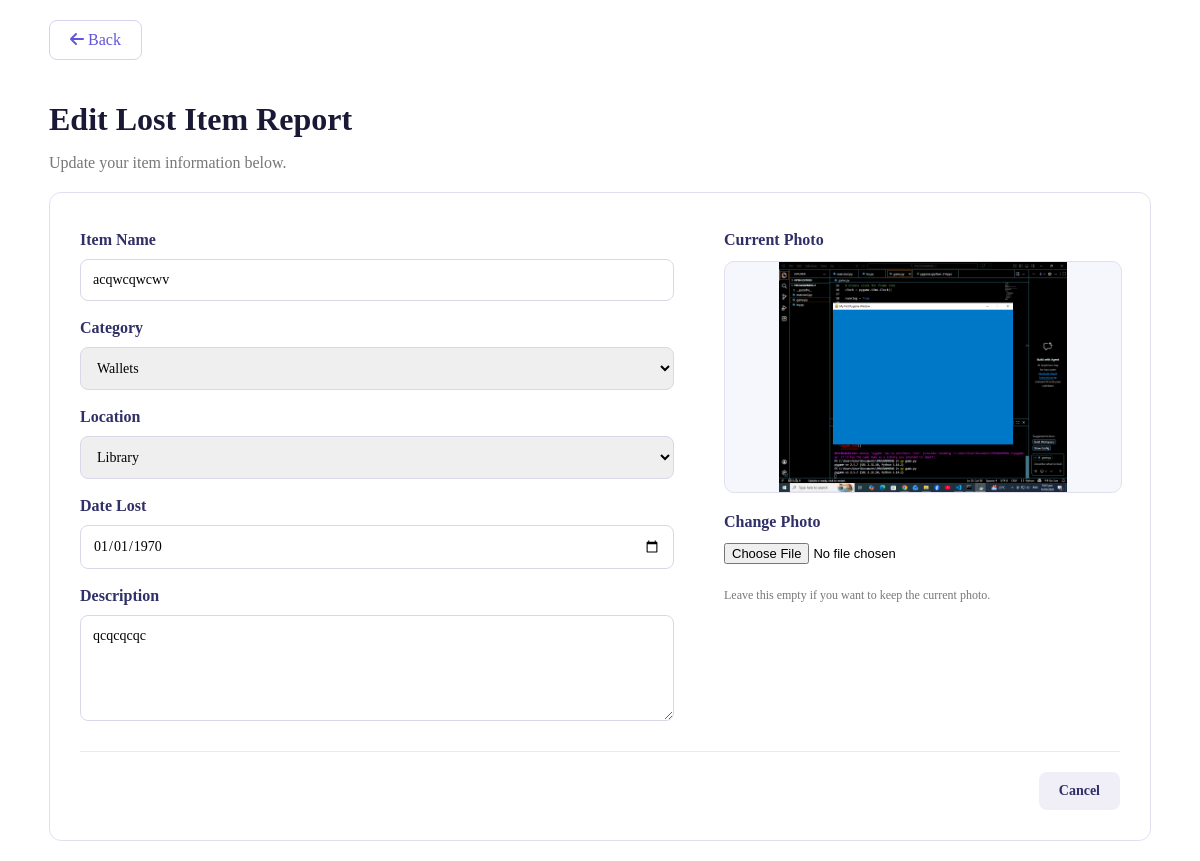
The page /student/viewbyId.php?id=56 (signed in) on the database its author committed.
### tables this page shows
CREATE TABLE `item` (
  `ItemID` int(11) NOT NULL,
  `UserID` int(11) NOT NULL,
  `CategoryID` int(11) NOT NULL,
  `LocationID` int(11) NOT NULL,
  `ItemName` varchar(100) NOT NULL,
  `Description` text NOT NULL,
  `ReportType` enum('Lost','Found') NOT NULL,
  `DateLost` datetime DEFAULT NULL,
  `DateFound` datetime DEFAULT NULL,
  `Photo` varchar(255) DEFAULT NULL,
  `Status` enum('Lost','Available','Claimed','Returned') NOT NULL,
  `DateReturned` date DEFAULT NULL
);

CREATE TABLE `category` (
  `CategoryID` int(11) NOT NULL,
  `CategoryName` varchar(50) NOT NULL
);

CREATE TABLE `location` (
  `LocationID` int(11) NOT NULL,
  `LocationName` varchar(50) NOT NULL
);

### app/Models/item.php (called while the page is built, shortened)
<?php
    class Item{
        private $conn;
        public function __construct(){
            $database=new Database();
            $this->conn=$database->connection();
        }
        public function ViewById($id){
            $sql="SELECT *
            FROM item
            INNER JOIN category
            ON item.CategoryID = Category.CategoryID
            INNER JOIN location
            ON item.locationID = location.LocationID
            WHERE item.ItemID=?";
            $stmt=$this->conn->prepare($sql);
            $stmt->execute([$id]);
            $item=$stmt->fetch(PDO::FETCH_ASSOC);
            return $item;
        }
    }

### app/Database.php (called while the page is built, shortened)
<?php
    class Database{
        private $host="localhost";
        private $username="root";
        private $password="";
        private $dbname="lost_and_found";
        public function connection(){
            return new PDO("mysql:host=$this->host;dbname=$this->dbname",$this->username,$this->password,[
                PDO::ATTR_ERRMODE=>PDO::ERRMODE_EXCEPTION
            ]);
        }
    }
?>

### student/viewbyId.php (the view, shortened to what this page needs)
<?php
$itemModel=new Item();
if(isset($_GET["id"])){
    $id=$_GET["id"];
try{
    $item = $itemModel->ViewById($id);
}catch(PDOException $e){
    echo $e->getMessage();
}
}else {
    echo "No item ID provided.";
}
?>
<!DOCTYPE html>
<html lang="en">
<head>
    <link rel="stylesheet" href="../css/style.css">
    <link rel="stylesheet" href="../css/update.css">
    <link rel="stylesheet"
    href="https://cdnjs.cloudflare.com/ajax/libs/font-awesome/6.5.2/css/all.min.css">
</head>
<body>
<div class="layout">
    <main class="dashboard-content">
        <div class="edit-header">
            <a href="my-reports.php?id=<?php echo urlencode((string)$id); ?>" class="back-btn">
                <i class="fa-solid fa-arrow-left"></i> Back
            </a>
            <h1>Edit Lost Item Report</h1>
            <p>Update your item information below.</p>
        </div>
        <div class="edit-container">
            <form action="updateitem.php" method="POST" enctype="multipart/form-data">
                <div class="edit-grid">
                    <div class="edit-fields">
                        <label>Item Name</label>
                        <input type="text" name="ItemName"
                        value="<?php echo htmlspecialchars($item["ItemName"]); ?>" required>
                        <label>Category</label>
                        <select name="category" id="category">
                            <option value="3" <?php echo ($item["CategoryID"] == 3) ? "selected" : ""; ?>>Wallets</option>
                        </select>
                        <label>Location</label>
                        <select name="location" id="location">
                            <option value="1" <?php echo ($item["LocationID"] == 1) ? "selected" : ""; ?>>Library</option>
                        </select>
                        <label>Date Lost</label>
                <input type="date" name="datelost"
value="<?php echo date('Y-m-d', strtotime($item["DateLost"])); ?>">
                        <label>Description</label>
                        <textarea name="description" rows="5" required><?php
                            echo htmlspecialchars($item["Description"]);
                        ?></textarea>
                    </div>
                    <div class="edit-photo">
                        <label>Current Photo</label>
                        <?php if (!empty($item["Photo"])) { ?>
                            <img src="../pictures/<?php echo htmlspecialchars($item["Photo"]); ?>"
                                 alt="Current Item Photo">
                        <?php } else { ?>
                            <p>No image uploaded.</p>
                        <?php } ?>
                        <label for="Photo">Change Photo</label>
                        <input type="file" name="item_photo" id="Photo" accept="image/*">
                        <p class="photo-note">
                            Leave this empty if you want to keep the current photo.
                        </p>
                    </div>
                </div>
                <div class="edit-actions">
                    <a href="My-reports.php?id=<?php echo urlencode((string)$id); ?>"
                       class="cancel-btn">Cancel</a>
                </div>
            </form>
        </div>
    </main>
</div>
</body>
</html>

### css/style.css (style rules this page uses)
html, body { margin: 0; min-height: 100%; }
body { min-height: 100vh; }
.layout { display: flex; min-height: 100vh; align-items: stretch; }

### css/update.css (style rules this page uses)
.layout { display: block; width: 100%; min-height: 100vh; }
.dashboard-content { width: 100%; min-width: 0; min-height: 100vh; padding: 20px; box-sizing: border-box; }
.back-btn { display: inline-block; padding: 10px 20px; border: 1px solid #D6D3F0; border-radius: 8px; color: #6355D9; text-decoration: none; margin-bottom: 20px; }
.edit-container { background: #FFFFFF; border: 1px solid #E2E0F0; border-radius: 12px; padding: 30px; width: 95%; max-width: 1300px; margin: 0 auto; box-sizing: border-box; }
.edit-header h1 { color: #1A1935; margin-bottom: 5px; }
.edit-header p { color: #777; }
.edit-header { width: 95%; max-width: 1300px; margin: 0 auto 20px; box-sizing: border-box; }
.edit-grid { display: flex; gap: 50px; width: 100%; box-sizing: border-box; }
.edit-fields { flex: 1.5; min-width: 0; display: flex; flex-direction: column; gap: 10px; }
.edit-fields label, .edit-photo label { font-weight: 600; color: #302F68; margin-top: 8px; }
.edit-fields input, .edit-fields select, .edit-fields textarea { width: 100%; padding: 12px; border: 1px solid #DAD8E8; border-radius: 8px; font-size: 14px; box-sizing: border-box; font-family: inherit; }
.edit-fields textarea { resize: vertical; }
.edit-photo { flex: 1; min-width: 0; display: flex; flex-direction: column; gap: 12px; }
.edit-photo img { width: 100%; height: 230px; object-fit: contain; border: 1px solid #E2E0F0; border-radius: 10px; background: #F6F7FD; }
.edit-photo input { font-size: 13px; }
.photo-note { font-size: 12px; color: #777; }
.edit-actions { display: flex; justify-content: flex-end; gap: 12px; margin-top: 30px; padding-top: 20px; border-top: 1px solid #EAE8F2; }
.cancel-btn, .save-btn { padding: 11px 20px; border-radius: 8px; font-size: 14px; font-weight: 600; cursor: pointer; text-decoration: none; }
.cancel-btn { background: #F0EFF7; color: #302F68; }

### rows shown on the page
item: ItemName "acqwcqwcwv", datelost "01/01/1970", description "qcqcqcqc", Photo (picture)
category: category "Wallets"
location: location "Library"
